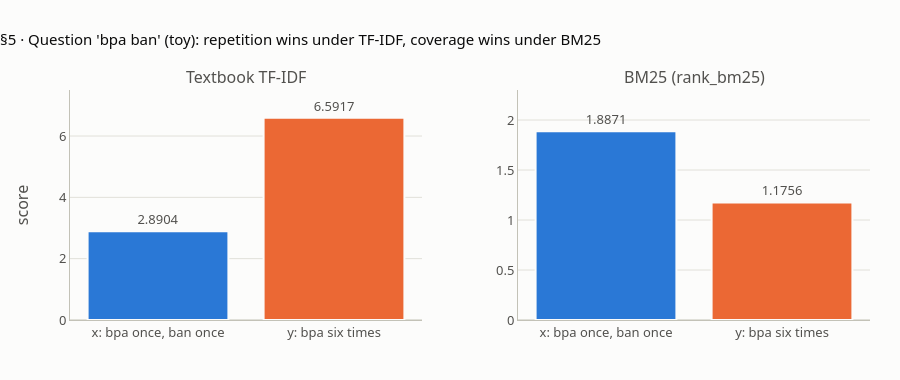

Notebook code cell kept with this figure:
### Markdown cell above
## 5 · TF-IDF multiplies the counts, and over-rewards repeats

**What this verifies** (lesson §5), on the **toy** "flip" collection of `p3_kit_measure.py` (K4): six documents of 8 tokens each, question "bpa ban". Document **x** says each word once; document **y** says "BPA" six times and never "ban".
- textbook TF-IDF: x 2.8904, y 6.5917, so **y** wins;
- BM25: x 1.8871, y 1.1756, so **x** wins.

It also rebuilds the "which TF-IDF?" note: TF-IDF against BM25 for 1 to 16 mentions (P3 S7), and scikit-learn's idf for `bpa`, 1.847298.

**The chart** shows the two methods side by side, each with its own scale (two small charts, not one chart with two axes). What matters is the order inside each one.

### Code cell
STUFF = [
    "The BPA ban covers baby bottles and cans.",          # x: matches both words once
    "BPA BPA BPA BPA BPA BPA in plastics.",                # y: repeats one word six times
    "Sea levels rise and coastal cities flood often.",
    "Greenhouse gas emissions warm the planet every year.",
    "Solar farms on lakes cut water loss too.",
    "Climate policy needs clear targets and fair rules.",
]
ST = [tok_norm(d) for d in STUFF]
sq = tok_norm("bpa ban")
dfs = collections.Counter(t for d in ST for t in set(d))
tfidf = [sum(d.count(t) * math.log(len(ST) / dfs[t]) for t in sq if dfs[t]) for d in ST]
bm_st = BM25Okapi(ST)
bms = bm_st.get_scores(sq)
check("§5 toy: every document has 8 tokens", [len(t) for t in ST], [8] * 6)
check("§5 textbook TF-IDF: x, y", tfidf[:2], [2.8904, 6.5917], T4)
check("§5 BM25: x, y", bms[:2], [1.8871, 1.1756], T4)
check("§5 who ranks first: TF-IDF y (doc 1), BM25 x (doc 0)", [ranked(tfidf)[0], ranked(list(bms))[0]], [1, 0])
check("§5 idf bpa, ban; BM25 tf part at f = 6", [bm_st.idf["bpa"], bm_st.idf["ban"], tf_part(6, 1.0)],
      [0.587787, 1.299283, 2.0], T6)

raw_bpa = math.log(4.5 / 2.5)                         # toy of §3: bpa in 2 of 6 documents
s7 = {f: (f * math.log(6 / 2), raw_bpa * tf_part(f, 1.0)) for f in (1, 2, 4, 8, 16)}
for f, (a, b_) in s7.items():
    print(f"   f = {f:2d}: TF-IDF {a:8.4f}   BM25 {b_:.4f}")
check("§5 TF-IDF f × ln 3 at f = 1, 2, 4, 8, 16", [v[0] for v in s7.values()],
      [1.0986, 2.1972, 4.3944, 8.7889, 17.5778], T4)
check("§5 BM25 for bpa at f = 1, 2, 4, 8, 16", [v[1] for v in s7.values()], [0.5878, 0.8397, 1.0687, 1.2374, 1.3435], T4)
try:
    from sklearn.feature_extraction.text import TfidfVectorizer
    vec = TfidfVectorizer().fit(TOY)
    check("§5 scikit-learn idf_ for bpa = ln(7/3) + 1", vec.idf_[vec.vocabulary_["bpa"]], 1.847298, T6)
    check("§5 scikit-learn's analyzer drops 1.5 from 'limit warming to 1.5 degrees'",
          vec.build_analyzer()("limit warming to 1.5 degrees"), ["limit", "warming", "to", "degrees"])
except ImportError as e:
    skip("§5 scikit-learn checks", f"scikit-learn not installed ({e})")

fig = make_subplots(rows=1, cols=2, subplot_titles=("Textbook TF-IDF", "BM25 (rank_bm25)"), horizontal_spacing=0.12)
for col, vals in ((1, tfidf[:2]), (2, list(bms[:2]))):
    fig.add_bar(x=["x: bpa once, ban once", "y: bpa six times"], y=r5(vals), row=1, col=col, showlegend=False,
                marker=dict(color=[BLUE, ORANGE], line=dict(width=2, color=SURFACE)),
                text=[f"{v:.4f}" for v in vals], textposition="outside", hovertemplate="%{x}: %{y:.4f}<extra></extra>")
fig.update_yaxes(title_text="score", row=1, col=1, range=[0, 7.5])
fig.update_yaxes(range=[0, 2.3], row=1, col=2)
fig.update_layout(title="§5 · Question 'bpa ban' (toy): repetition wins under TF-IDF, coverage wins under BM25", height=380)
fig.show()

### Figure 1 — Plotly figure (JSON) as saved in the notebook; plotly's stock layout.template omitted (floating-point values rounded to 4 significant figures)
{"data": [{"hovertemplate": "%{x}: %{y:.4f}<extra></extra>", "marker": {"color": ["#2a78d6", "#eb6834"], "line": {"color": "#fcfcfb", "width": 2}}, "showlegend": false, "text": ["2.8904", "6.5917"], "textposition": "outside", "x": ["x: bpa once, ban once", "y: bpa six times"], "y": [2.89, 6.592], "type": "bar", "xaxis": "x", "yaxis": "y"}, {"hovertemplate": "%{x}: %{y:.4f}<extra></extra>", "marker": {"color": ["#2a78d6", "#eb6834"], "line": {"color": "#fcfcfb", "width": 2}}, "showlegend": false, "text": ["1.8871", "1.1756"], "textposition": "outside", "x": ["x: bpa once, ban once", "y: bpa six times"], "y": [1.887, 1.176], "type": "bar", "xaxis": "x2", "yaxis": "y2"}], "layout": {"xaxis": {"anchor": "y", "domain": [0.0, 0.44]}, "yaxis": {"anchor": "x", "domain": [0.0, 1.0], "title": {"text": "score"}, "range": [0, 7.5]}, "xaxis2": {"anchor": "y2", "domain": [0.56, 1.0]}, "yaxis2": {"anchor": "x2", "domain": [0.0, 1.0], "range": [0, 2.3]}, "annotations": [{"font": {"size": 16}, "showarrow": false, "text": "Textbook TF-IDF", "x": 0.22, "xanchor": "center", "xref": "paper", "y": 1.0, "yanchor": "bottom", "yref": "paper"}, {"font": {"size": 16}, "showarrow": false, "text": "BM25 (rank_bm25)", "x": 0.78, "xanchor": "center", "xref": "paper", "y": 1.0, "yanchor": "bottom", "yref": "paper"}], "title": {"text": "§5 · Question 'bpa ban' (toy): repetition wins under TF-IDF, coverage wins under BM25"}, "height": 380}}
